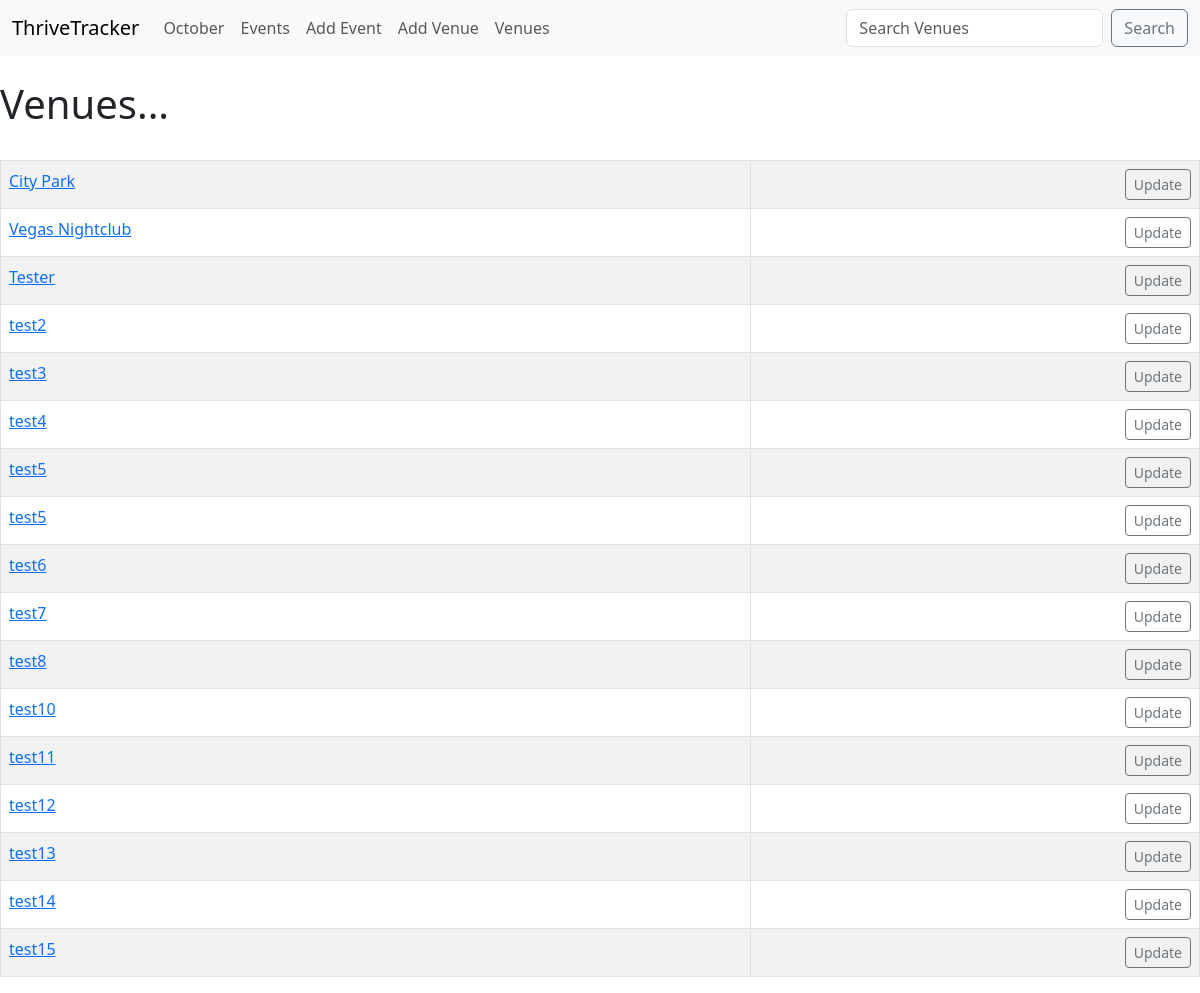
Before: /list_venues with the older database file.
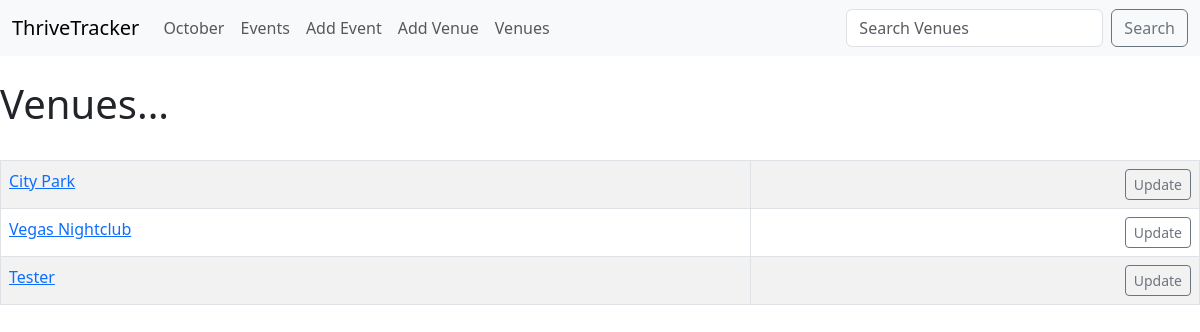
After: the same page with the newer database file.
### addiction_calendar/models.py (models this page shows)
class Venue(models.Model):
    name = models.CharField('Venue Name', max_length=200)
    address = models.CharField('Venue Address', max_length=300)
    zip_code = models.CharField('Venue Zip Code', max_length=15)
    phone = models.CharField('Venue Phone', max_length=20, blank=True)
    web = models.URLField('Venue Website', blank=True)
    email_address = models.EmailField('Venue Email', blank=True)
    def __str__(self):
        return self.name

### addiction_calendar/views.py (the view)
# urls.py: path('list_venues', views.list_venues, name='list-venues'),
def list_venues(request):
    venue_list = Venue.objects.all()
    return render(request, 'addiction_events/venues.html',
        {'venue_list': venue_list})

### addiction_calendar/templates/addiction_events/venues.html
{% extends 'addiction_events/base.html' %}
{% block content %}
        <h1>Venues...</h1>
        <br/>
        <table class='table table-bordered table-striped table-hover'>
        {% for venue in venue_list %}
            <tr>
                <td>
                    <a href="{% url 'show-venue' venue.id %}"> {{ venue }}</a>
                </td>
                <td align='right'>
                    <a href="{% url 'update-venue' venue.id %}" class='btn btn-outline-secondary btn-sm'>Update</a>
                </td>
            </tr>
        {% endfor %}
{% endblock %}

### addiction_calendar/templates/addiction_events/base.html (shortened to what this page needs)
<!doctype html>
<html lang="en">
  <head>
    <link href="https://cdn.jsdelivr.net/npm/bootstrap@5.3.1/dist/css/bootstrap.min.css" rel="stylesheet">
  </head>
  <body>
    {% include 'addiction_events/navbar.html' %}
    <br/>
    {% block content %}
    {% endblock %}
  </body>
</html>

### addiction_calendar/templates/addiction_events/navbar.html (shortened to what this page needs)
<nav class="navbar navbar-expand-lg bg-body-tertiary">
    <div class="container-fluid">
      <a class="navbar-brand" href="{%url 'home'%}">ThriveTracker</a>
      <div class="collapse navbar-collapse" id="navbarSupportedContent">
        <ul class="navbar-nav me-auto mb-2 mb-lg-0">
          <li class="nav-item">
            <a class="nav-link" href="{%url 'home' '2023' 'October'%}">October</a>
          </li>
          <li class="nav-item">
            <a class="nav-link" href="{%url 'events_list'%}">Events</a>
          </li>
          <li class="nav-item">
            <a class="nav-link" href="{%url 'add-event'%}">Add Event</a>
          </li>
          <li class="nav-item">
            <a class="nav-link" href="{%url 'add-venue'%}">Add Venue</a>
          </li>
          <li class="nav-item">
            <a class="nav-link" href="{%url 'list-venues'%}">Venues</a>
          </li>
        </ul>
        <form method=POST action="{% url 'search-venues' %}" class="d-flex" role="search">
          <input name='searched' class="form-control me-2" type="search" placeholder="Search Venues" aria-label="Search">
          <button class="btn btn-outline-secondary" type="submit">Search</button>
        </form>
      </div>
    </div>
  </nav>

Changed rows visible on the page:
removed Venue: name "test2"
removed Venue: name "test3"
removed Venue: name "test4"
removed Venue: name "test5"
removed Venue: name "test5"
removed Venue: name "test6"
removed Venue: name "test7"
removed Venue: name "test8"
removed Venue: name "test10"
removed Venue: name "test11"
removed Venue: name "test12"
removed Venue: name "test13"
removed Venue: name "test14"
removed Venue: name "test15"
